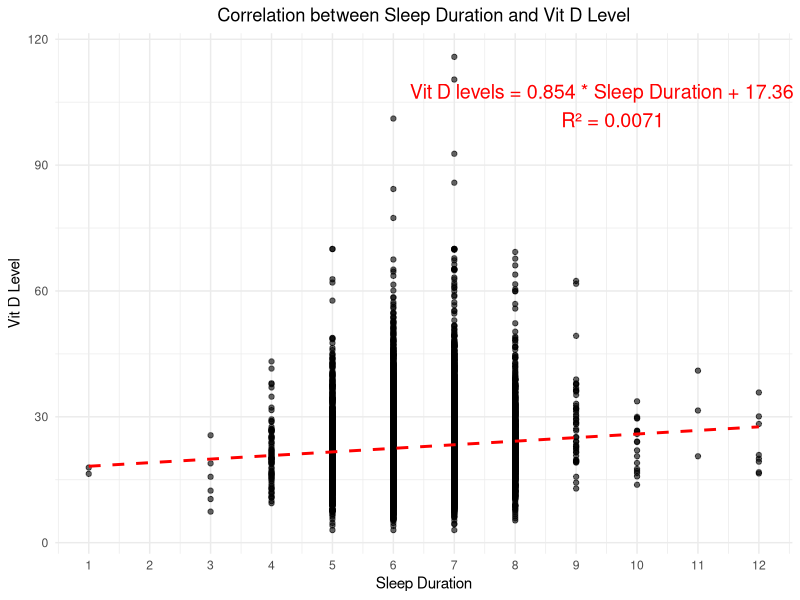

Recreate this plot in R.
## scatter plot about the relationship between Sleep Duration and Vit D Level 

setwd("D:/課程/@論文/【論文電子檔】/GitHub_Code")
DF <- read.csv("01_CleanTable.csv")
str(DF)

library(ggplot2)

# Fit the linear model
lm_model <- lm(vitmaindcheckresult ~ sleeptimecheckresult, data = DF)

# Extract the equation and R-squared value
slope <- round(coef(lm_model)[2], 4)
intercept <- round(coef(lm_model)[1], 4)
r_squared <- round(summary(lm_model)$r.squared, 4)
equation <- paste0("Vit D levels = ",
                   slope, " * Sleep Duration + ",
                   intercept, "\nR² = ", r_squared)

# Create the scatter plot
ggplot(DF, aes(x = sleeptimecheckresult, y = vitmaindcheckresult)) +
  geom_point(color = "black", alpha = 0.6) +  
  geom_smooth(method = "lm", color = "red", linetype = "dashed", se = FALSE) + 
  annotate("text", x = max(DF$sleeptimecheckresult) * 0.8, 
           y = max(DF$vitmaindcheckresult) * 0.9,
           label = equation, color = "red", size = 5, hjust = 0.5) +
  scale_x_continuous(breaks = seq(floor(min(DF$sleeptimecheckresult)),
                                  ceiling(max(DF$sleeptimecheckresult)),
                                  by = 1)) + 
  labs(x = "Sleep Duration", y = "Vit D Level", 
       title = "Correlation between Sleep Duration and Vit D Level") +
  theme_minimal() +
  theme(plot.title = element_text(hjust = 0.5))  